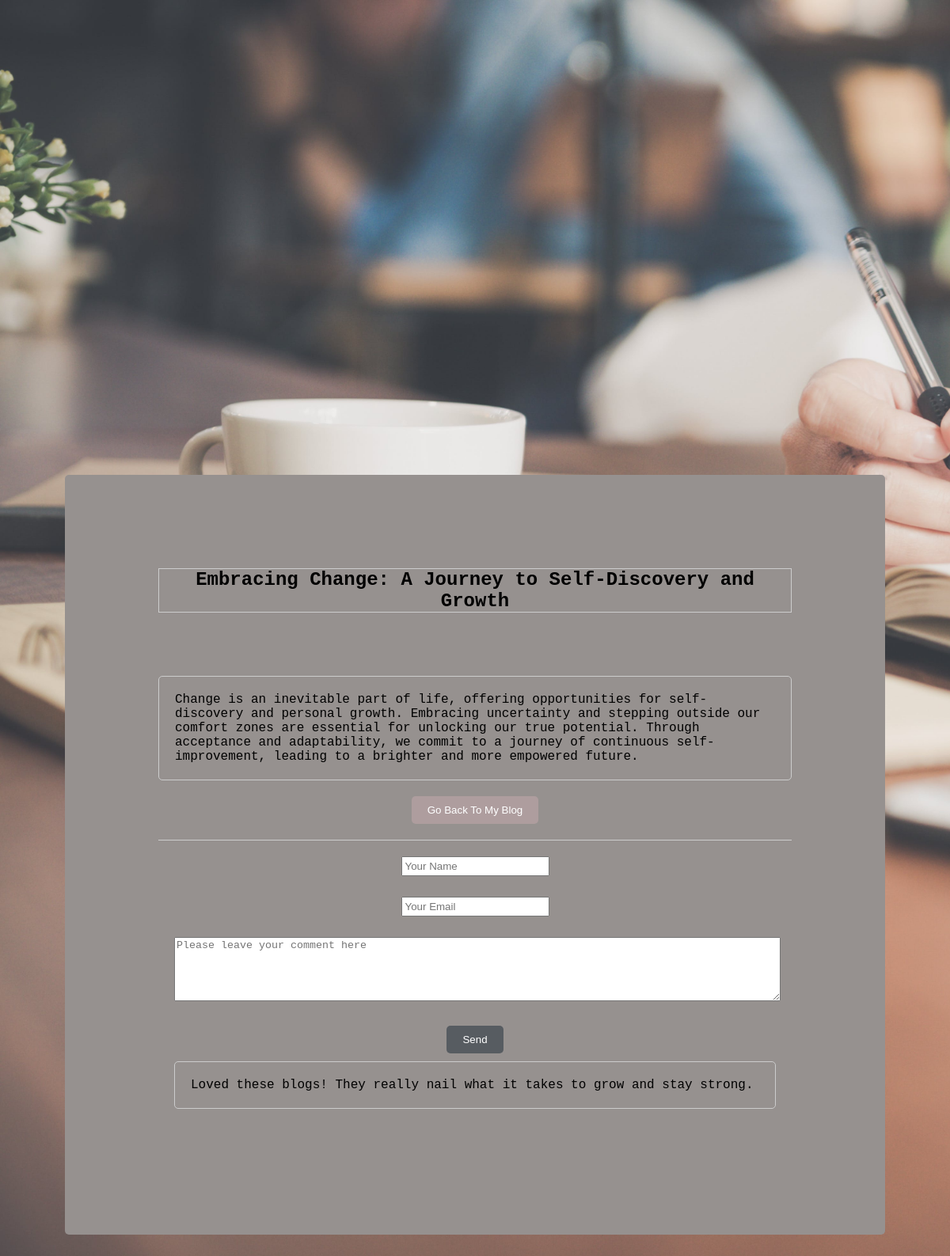
The page /blogcontent.php?aid=11 on the database its author committed.
### tables this page shows
CREATE TABLE `blog_article`  (
  `id` int(11) NOT NULL AUTO_INCREMENT,
  `uid` int(11) NULL DEFAULT NULL COMMENT 'UserID',
  `uname` varchar(255) NULL DEFAULT NULL COMMENT 'UserName',
  `username` varchar(255) NULL DEFAULT NULL,
  `title` varchar(255) NULL DEFAULT NULL,
  `content` longtext NULL,
  `createtime` datetime(0) NULL DEFAULT NULL,
  PRIMARY KEY (`id`) USING BTREE
);

CREATE TABLE `blog_comment`  (
  `id` int(11) NOT NULL AUTO_INCREMENT,
  `uid` int(11) NULL DEFAULT NULL,
  `article_id` int(11) NULL DEFAULT NULL,
  `content` varchar(1000)  NULL DEFAULT NULL,
  `name` varchar(255) NULL DEFAULT NULL,
  `email` varchar(255) NULL DEFAULT NULL,
  `createtime` datetime(0) NULL DEFAULT NULL,
  PRIMARY KEY (`id`) USING BTREE
);

### blogcontent.php (the view, shortened to what this page needs)
<?php
$db = db_connect();
$id = $_GET['aid'];
$sql = "SELECT * FROM blog_article WHERE id = '{$id}'";
$result_set = mysqli_query($db, $sql);
$result = mysqli_fetch_assoc($result_set);
$sql1 = "SELECT * FROM blog_comment where article_id = '{$id}'";
$result_set1 = mysqli_query($db, $sql1);
?>
<!DOCTYPE html>
<html lang="en">
<head>
    <link rel="stylesheet" href="./blogcontent.css">
</head>
<body>
    <div class="container">
        <div class="title" id="title">
            <?php echo $result['title'];?>
        </div>
        <div class="content" id="content">
            <?php echo $result['content'];?>
        </div>
        <a href="./myblog.php"><button class="goback">Go Back To My Blog</button></a>
        <div class="comment">
            <div class="textfield">
                <input type="text" class="commentName" placeholder="Your Name">
            </div>
            <div class="textfield">
                <input type="text" class="commentEmail" placeholder="Your Email">
            </div>
            <div class="textfield">
                <textarea name="commentInput" id="commentInput" cols="80" rows="5" placeholder="Please leave your comment here"></textarea>
            </div>
            <button class="commentButton" onclick="sub()">Send</button>
            <div class="commentContent">
                <?php while($resultss = mysqli_fetch_assoc($result_set1)) { ?>
                    <?php echo $resultss['content']."<br>"; ?>
                <?php } ?>
            </div>
        </div>
    </div>
</body>
</html>

### blogcontent.css (style rules this page uses)
body { font-family: 'Courier New', Courier, monospace; background-image: url("./img/pexels-tirachard-kumtanom-733856.jpg"); background-attachment: fixed; background-size: cover; display: flex; }
.container { height: auto; margin: 50px auto; border-radius: 5px; margin-top: 50%; text-align: center; max-width: 800px; padding: 10%; align-content: center; width: 70%; background-color: #96918f; }
.title { font-size: 24px; font-weight: bold; margin-bottom: 10%; border: 1px solid #ccc; }
.content { text-align: left; border: 1px solid #ccc; border-radius: 5px; padding: 20px; margin-bottom: 20px; }
.goback { background-color: #ae9d9e; color: #fff; padding: 10px 20px; border: none; border-radius: 5px; cursor: pointer; transition: background-color 0.3s; }
.comment { text-align: center; border-top: 1px solid #ccc; padding: 20px; margin-top: 20px; }
input { padding: 3px; margin-bottom: 10px; }
.commentContent { text-align: left; border: 1px solid #ccc; border-radius: 5px; padding: 20px; margin-bottom: 20px; }
.commentButton { background-color: #575c61; color: #fff; padding: 10px 20px; border: none; border-radius: 5px; cursor: pointer; transition: background-color 0.3s; margin-bottom: 10px; margin-top: 10px; }
#commentInput { width: 100%; }

### rows shown on the page
blog_article: title "Embracing Change: A Journey to Self-Discovery and Growth", content "Change is an inevitable part of life, offering opportunities for self-discovery and personal growth. Embracing uncertainty and stepping outside our comfort zones are essential for unlocking our true potential. Through acceptance and adaptability, we commit to a journey of continuous self-improvement, leading to a brighter and more empowered future."
blog_comment: content "Loved these blogs! They really nail what it takes to grow and stay strong."
